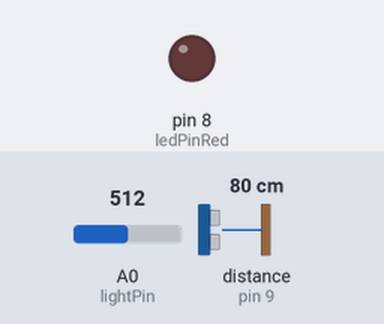
This sketch was run on a simulated Arduino Uno, built with avr-gcc and run on an emulated ATmega328P. Parts: output pins drawn as LEDs (lit = HIGH). Wiring (inferred from the names in the program): ultrasonic range finder: trigger pin 10; echo pin 9. Dashed ring = blinking. The test bench sets the inputs (shaded band); at power-on: distance to the obstacle (sensor on pin 9) 80 cm, A0 (lightPin) = 512. The echo pulse lasts 58.3 µs per cm; pins used as bus, display or sensor lines are not drawn; what the sketch prints to the serial monitor is not drawn.

Above: at 1.2 s.
1.3 s: distance to the obstacle (sensor on pin 9) set to 7 cm
2.8 s: distance to the obstacle (sensor on pin 9) set to 4 cm
At 3.4 s:
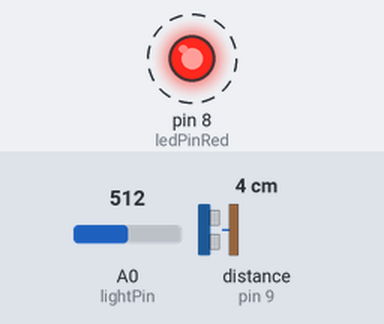
5.8 s: distance to the obstacle (sensor on pin 9) set to 9 cm
At 7.0 s:
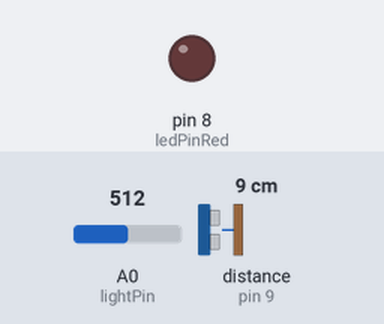
7.4 s: distance to the obstacle (sensor on pin 9) set to 2 cm
At 8.2 s:
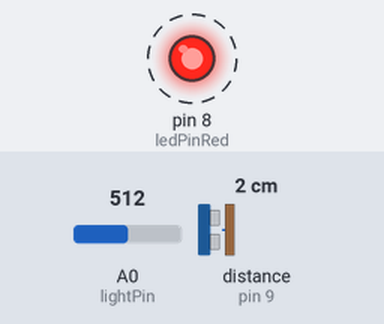
Timing chart, 0 to 11.4 s (numbered marks = the images above; inputs shaded):
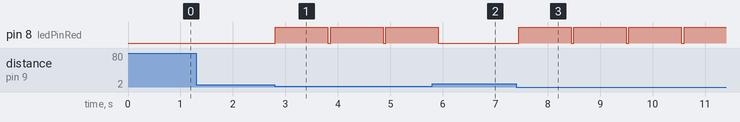

Measured:
- the behaviour switches between 6 and 5 cm on distance to the obstacle (sensor on pin 9) (found by bisection; images 0 and 1)
- after the input at 1.3 s, every drawn part: stays the same
- after the input at 2.8 s, pin 8 (ledPinRed): alternates HIGH for 1.0 s and LOW for 0.05 s, starting at once
- after the input at 5.8 s, pin 8 (ledPinRed): goes on until 5.9 s, then stays LOW
- after the input at 7.4 s, pin 8 (ledPinRed): alternates HIGH for 1.0 s and LOW for 0.05 s, starting after 0.05 s

The sketch:

iTunesBox.ino
```cpp
//PhotoResistor Pin
int lightPin = A0; //the analog pin the photoresistor is
                  //connected to
                  //the photoresistor is not calibrated to any units so
                  //this is simply a raw sensor value (relative light)
//LED Pin
int ledPinRed = 8;   //the pin the LED is connected to
                  //we are controlling brightness so
                  //we use one of the PWM (pulse width
                  // modulation pins)

#define ECHOPIN 9        // Pin to receive echo pulse
#define TRIGPIN 10        // Pin to send trigger pulse

void setup()
{
  Serial.begin(9600);
  pinMode(ledPinRed, OUTPUT); //sets the led pin to output
  pinMode(lightPin, INPUT); //sets the led pin to output
  pinMode(ECHOPIN, INPUT);
  pinMode(TRIGPIN, OUTPUT);
}
 /*
 * loop() - this function will start after setup
 * finishes and then repeat
 */
void loop()
{
 int lightLevel = analogRead(lightPin); //Read the lightlevel


 lightLevel = map(lightLevel, 0, 900, 0, 255);
         //adjust the value 0 to 900 to
         //span 0 to 255

// analogWrite(ledPin, lightLevel);  //write the value
  if(lightLevel > 170)
  {
     nextTrack();
  }

  int duration, distance;
  digitalWrite(TRIGPIN, HIGH);
  delayMicroseconds(10);
  digitalWrite(TRIGPIN, LOW);
  duration = pulseIn(ECHOPIN,HIGH);
   distance = (duration/2) / 29.1;

  if(distance < 5)
  {
   playPause();
  }

 // Serial.print("duration: ");
 // Serial.println(duration);
 // Serial.print("distance: ");
  //Serial.print(distance);
  //Serial.println(" cm");
  delay(50);


}

void playPause()
{
  Serial.print('A');
  analogWrite(ledPinRed, 255);
  delay(1000);
  analogWrite(ledPinRed, 0);
};

void nextTrack()
{
 // Serial.print('B');
  analogWrite(ledPinRed, 255);
  delay(1000);
  analogWrite(ledPinRed, 0);
};
```
